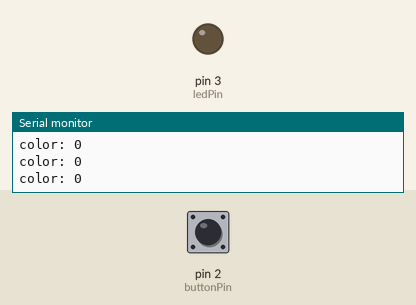
Bench run of a sketch on a simulated Arduino Uno, built with avr-gcc and run on an emulated ATmega328P. Shown: output pins drawn as LEDs (lit = HIGH), the last lines printed to the serial monitor. Dashed ring = blinking. The test bench sets the inputs (shaded band); at power-on: pin 2 (buttonPin) LOW.

Above: at 1.2 s.
1.3 s: pin 2 (buttonPin) pulled HIGH for 0.15 s
At 1.7 s:
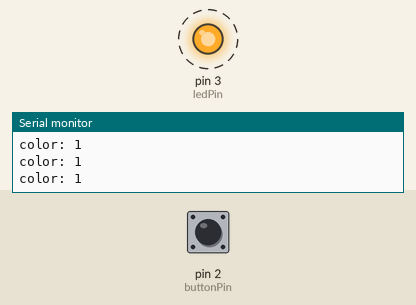
Timing chart, 0 to 10.4 s (numbered marks = the images above; inputs shaded):
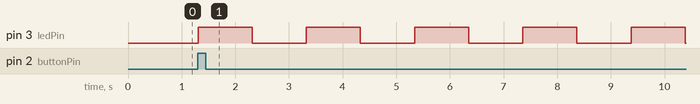

Measured:
- after the input at 1.3 s, pin 3 (ledPin): alternates HIGH for 1.0 s and LOW for 1.0 s, starting at once

The sketch:

codingPraticeSection5.ino
```cpp
// constants won't change. They're used here to set pin numbers:
const int buttonPin = 2;  // the number of the pushbutton pin
const int ledPin = 3;

int buttonState = 0;  // variable for reading the pushbutton status
bool buttonPressed = false;
int ledcolor = 0;

unsigned long previousMillis = 0;
unsigned long interval = 1000;
int ledState = LOW;

void setup() {
  // initialize the LED pin as an output:
  pinMode(ledPin, OUTPUT);
  // initialize the pushbutton pin as an input:
  pinMode(buttonPin, INPUT);

  Serial.begin(9600);
}

void loop() {
  // read the state of the pushbutton value:
  buttonState = digitalRead(buttonPin);

  // check if the pushbutton is pressed. If it is, the buttonState is HIGH:
  if (buttonState == HIGH && !buttonPressed) {
    ledcolor++;
    buttonPressed = true;
  }
  else if(buttonState == LOW && buttonPressed){
    buttonPressed = false;
  }

  unsigned long currentMillis = millis();
  if(ledcolor > 0 && currentMillis - previousMillis > interval){
    previousMillis = currentMillis;
    if(ledState == LOW){
      ledState = HIGH;
    }
    else{
      ledState = LOW;
    }
  }

  if(ledcolor == 0){
    if(ledState == LOW){
      digitalWrite(ledPin, LOW);
    }
    else{
      digitalWrite(ledPin, LOW);
    }

  }
  else if(ledcolor == 1){
    interval = 1000;
    if(ledState == LOW){
      digitalWrite(ledPin, LOW);
    }
    else{
      digitalWrite(ledPin, HIGH);
    }
  }
  else if(ledcolor == 2){
    interval = 500;
    if(ledState == LOW){
      digitalWrite(ledPin, LOW);
    }
    else{
      digitalWrite(ledPin, HIGH);
    }
  }
  else if(ledcolor == 3){
    interval =250;
    if(ledState == HIGH){
      digitalWrite(ledPin, LOW);
    }
    else{
      digitalWrite(ledPin, HIGH);
    }
  }
  else if(ledcolor == 4){
    ledcolor = 0;
  }

  Serial.print("color: ");
  Serial.println(ledcolor);
}
```
